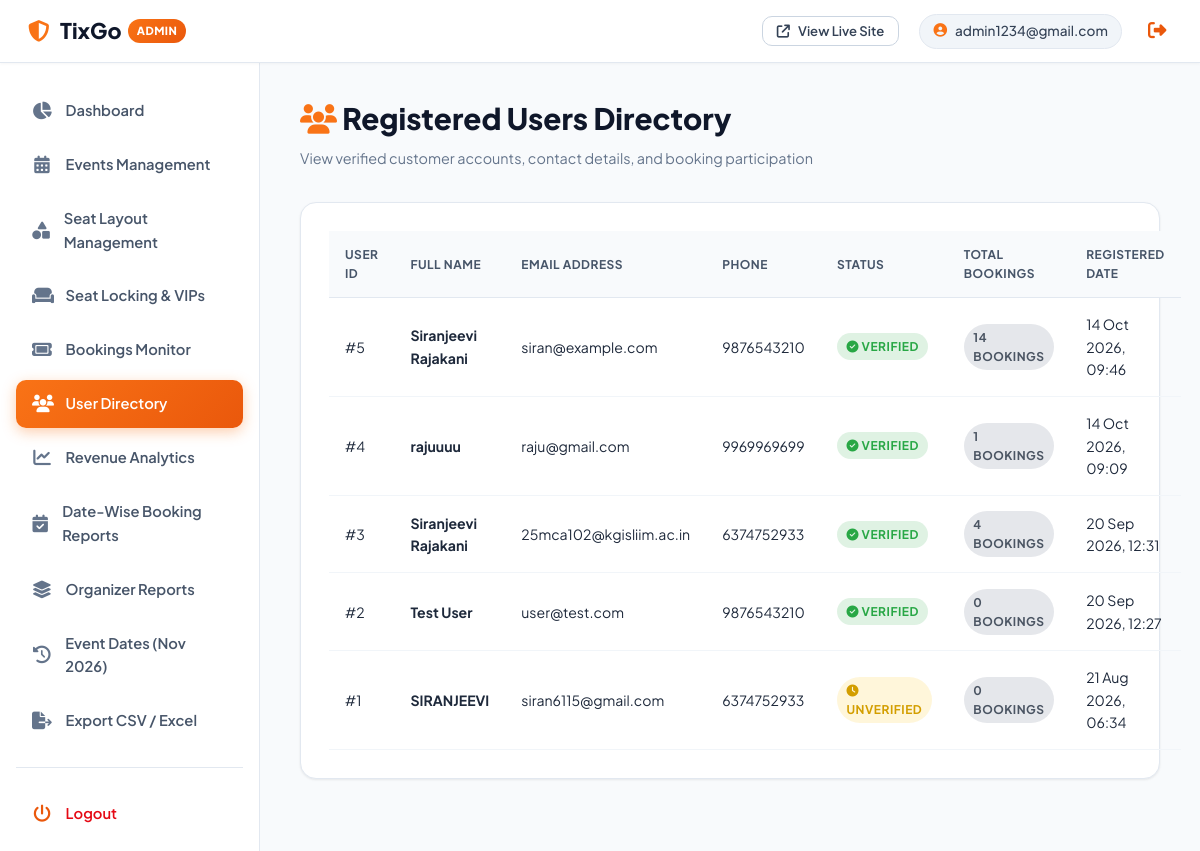
Screenshot of /admin/users (signed in) with the database file from the repository.
### models/admin.py (models this page shows, shortened)
class Admin(db.Model):
    __tablename__ = "admins"
    id = db.Column(db.Integer, primary_key=True)
    email = db.Column(db.String(150), unique=True, nullable=False, index=True)
    password_hash = db.Column(db.String(255), nullable=False)
    is_active = db.Column(db.Boolean, default=True, nullable=False)
    created_at = db.Column(db.DateTime, default=utcnow)

### models/user.py (models this page shows, shortened)
class User(db.Model):
    __tablename__ = "users"
    id = db.Column(db.Integer, primary_key=True)
    full_name = db.Column(db.String(100), nullable=False)
    email = db.Column(db.String(150), unique=True, nullable=False, index=True)
    password_hash = db.Column(db.String(255), nullable=False)
    phone = db.Column(db.String(20), nullable=False)
    is_verified = db.Column(db.Boolean, default=False, nullable=False)
    created_at = db.Column(db.DateTime, default=utcnow)
    updated_at = db.Column(db.DateTime, default=utcnow, onupdate=utcnow)
    bookings = db.relationship("Booking", backref="user", lazy=True, cascade="all, delete-orphan")
    otp_verifications = db.relationship("OTPVerification", backref="user", lazy=True, cascade="all, delete-orphan")
    seat_locks = db.relationship("SeatLock", backref="user", lazy=True)

### routes/admin_routes.py (the view)
@admin_bp.route("/admin/users")
@admin_required
def admin_users():
    users = User.query.order_by(User.created_at.desc()).all()
    return render_template("admin/users.html", users=users)

### utils/security.py (called while the page is built)
def admin_required(f):
    @wraps(f)
    def decorated_function(*args, **kwargs):
        if not session.get("admin_id"):
            if request.is_json or request.path.startswith("/api/"):
                return jsonify({"success": False, "message": "Admin authorization required."}), 403
            flash("Admin login required.", "danger")
            return redirect(url_for("admin.admin_login", next=request.url))
        return f(*args, **kwargs)
    return decorated_function

def get_current_user():
    user_id = session.get("user_id")
    if user_id:
        return db.session.get(User, user_id)
    return None

def get_current_admin():
    admin_id = session.get("admin_id")
    if admin_id:
        return db.session.get(Admin, admin_id)
    return None

### templates/admin/users.html (shortened to what this page needs)
{% extends "admin/base.html" %}
{% block content %}
<div class="admin-page-container">
    <div class="admin-page-header">
        <div>
            <h1><i class="fa-solid fa-users"></i> Registered Users Directory</h1>
            <p>View verified customer accounts, contact details, and booking participation</p>
        </div>
    </div>
    <div class="admin-panel-card">
        <div class="table-responsive">
            <table class="admin-table">
                <thead>
                    <tr>
                        <th>User ID</th>
                        <th>Full Name</th>
                        <th>Email Address</th>
                        <th>Phone</th>
                        <th>Status</th>
                        <th>Total Bookings</th>
                        <th>Registered Date</th>
                    </tr>
                </thead>
                <tbody>
                    {% if users %}
                        {% for u in users %}
                            <tr>
                                <td>#{{ u.id }}</td>
                                <td><strong>{{ u.full_name }}</strong></td>
                                <td>{{ u.email }}</td>
                                <td>{{ u.phone }}</td>
                                <td>
                                    {% if u.is_verified %}
                                        <span class="badge badge-success"><i class="fa-solid fa-circle-check"></i> Verified</span>
                                    {% else %}
                                        <span class="badge badge-warning"><i class="fa-solid fa-clock"></i> Unverified</span>
                                    {% endif %}
                                </td>
                                <td>
                                    <span class="badge badge-secondary">{{ u.bookings|length }} Bookings</span>
                                </td>
                                <td>{{ u.created_at.strftime('%d %b %Y, %H:%M') if u.created_at else 'N/A' }}</td>
                            </tr>
                        {% endfor %}
                    {% else %}
                        <tr>
                            <td colspan="7" class="text-center text-muted" style="padding: 2rem;">No registered users yet.</td>
                        </tr>
                    {% endif %}
                </tbody>
            </table>
        </div>
    </div>
</div>
{% endblock %}

### templates/admin/base.html (shortened to what this page needs)
<!DOCTYPE html>
<html lang="en">
<head>
    <link rel="stylesheet" href="https://cdnjs.cloudflare.com/ajax/libs/font-awesome/6.5.1/css/all.min.css">
    <link rel="stylesheet" href="{{ url_for('static', filename='css/style.css') }}">
    <link rel="stylesheet" href="{{ url_for('static', filename='css/admin.css') }}">
</head>
<body class="admin-body">
    <header class="admin-top-nav">
        <div class="admin-nav-left">
            <a href="{{ url_for('admin.admin_dashboard') }}" class="admin-brand">
                <span class="logo-icon"><i class="fa-solid fa-shield-halved"></i></span>
                <span class="admin-brand-text">TixGo <span class="badge badge-danger">Admin</span></span>
            </a>
        </div>
        <div class="admin-nav-right">
            <a href="{{ url_for('events.landing_page') }}" class="btn btn-outline btn-sm user-site-link" target="_blank">
                <i class="fa-solid fa-arrow-up-right-from-square"></i> View Live Site
            </a>
            <div class="admin-user-pill">
                <i class="fa-solid fa-circle-user"></i>
                <span>{{ current_admin.email if current_admin else 'Administrator' }}</span>
            </div>
            <a href="{{ url_for('admin.admin_logout') }}" class="admin-logout-btn" title="Sign Out">
                <i class="fa-solid fa-right-from-bracket"></i>
            </a>
        </div>
    </header>
    <div class="admin-layout">
        <aside class="admin-sidebar" id="adminSidebar">
            <nav class="sidebar-nav">
                <a href="{{ url_for('admin.admin_dashboard') }}" class="sidebar-link {% if request.endpoint == 'admin.admin_dashboard' %}active{% endif %}">
                    <i class="fa-solid fa-chart-pie"></i>
                    <span>Dashboard</span>
                </a>
                <a href="{{ url_for('admin.admin_events') }}" class="sidebar-link {% if request.endpoint in ('admin.admin_events', 'admin.admin_add_event', 'admin.admin_edit_event') %}active{% endif %}">
                    <i class="fa-solid fa-calendar-days"></i>
                    <span>Events Management</span>
                </a>
                <a href="{{ url_for('admin.admin_seat_layouts') }}" class="sidebar-link {% if request.endpoint in ('admin.admin_seat_layouts', 'admin.admin_event_layout_designer') %}active{% endif %}">
                    <i class="fa-solid fa-shapes"></i>
                    <span>Seat Layout Management</span>
                </a>
                <a href="{{ url_for('admin.admin_seats') }}" class="sidebar-link {% if request.endpoint in ('admin.admin_seats', 'admin.admin_event_seats') %}active{% endif %}">
                    <i class="fa-solid fa-couch"></i>
                    <span>Seat Locking & VIPs</span>
                </a>
                <a href="{{ url_for('admin.admin_bookings') }}" class="sidebar-link {% if request.endpoint == 'admin.admin_bookings' %}active{% endif %}">
                    <i class="fa-solid fa-ticket"></i>
                    <span>Bookings Monitor</span>
                </a>
                <a href="{{ url_for('admin.admin_users') }}" class="sidebar-link {% if request.endpoint == 'admin.admin_users' %}active{% endif %}">
                    <i class="fa-solid fa-users"></i>
                    <span>User Directory</span>
                </a>
                <a href="{{ url_for('admin.admin_revenue') }}" class="sidebar-link {% if request.endpoint == 'admin.admin_revenue' %}active{% endif %}">
                    <i class="fa-solid fa-chart-line"></i>
                    <span>Revenue Analytics</span>
                </a>
                <a href="{{ url_for('admin.admin_date_wise_reports') }}" class="sidebar-link {% if request.endpoint == 'admin.admin_date_wise_reports' %}active{% endif %}">
                    <i class="fa-solid fa-calendar-check"></i>
                    <span>Date-Wise Booking Reports</span>
                </a>
                <a href="{{ url_for('admin.admin_organizer_reports') }}" class="sidebar-link {% if request.endpoint == 'admin.admin_organizer_reports' %}active{% endif %}">
                    <i class="fa-solid fa-layer-group"></i>
                    <span>Organizer Reports</span>
                </a>
                <a href="{{ url_for('admin.admin_event_date_management') }}" class="sidebar-link {% if request.endpoint == 'admin.admin_event_date_management' %}active{% endif %}">
                    <i class="fa-solid fa-clock-rotate-left"></i>
                    <span>Event Dates (Nov 2026)</span>
                </a>
                <a href="{{ url_for('admin.admin_reports') }}" class="sidebar-link {% if request.endpoint == 'admin.admin_reports' %}active{% endif %}">
                    <i class="fa-solid fa-file-export"></i>
                    <span>Export CSV / Excel</span>
                </a>
                <hr class="sidebar-divider">
                <a href="{{ url_for('admin.admin_logout') }}" class="sidebar-link text-danger">
                    <i class="fa-solid fa-power-off"></i>
                    <span>Logout</span>
                </a>
            </nav>
        </aside>
        <main class="admin-main">
            {% block content %}{% endblock %}
        </main>
    </div>
</body>
</html>

### static/css/style.css (style rules this page uses)
:root { --primary: #E50914; --primary-hover: #c40812; --primary-light: rgba(229, 9, 20, 0.12); --secondary: #FFFFFF; --dark: #1F1F1F; --dark-surface: #141414; --dark-card: #181818; --dark-border: #2e2e2e; --bg-light: #F5F5F5; --bg-white: #FFFFFF; --text-main: #1F1F1F; --text-muted: #777777; --text-light: #F5F5F5; --border-color: #EEEEEE; --border-dark: #333333; --success: #28a745; --warning: #ffc107; --info: #0d6efd; --danger: #E50914; --font-main: 'Plus Jakarta Sans', -apple-system, BlinkMacSystemFont, 'Segoe UI', Roboto, sans-serif; --radius-sm: 6px; --radius-md: 10px; --radius-lg: 16px; --radius-full: 9999px; --shadow-sm: 0 2px 4px rgba(0,0,0,0.06); --shadow-md: 0 4px 12px rgba(0,0,0,0.08); --shadow-lg: 0 10px 25px rgba(0,0,0,0.12); --shadow-glow: 0 0 20px rgba(229, 9, 20, 0.35); --transition: all 0.25s cubic-bezier(0.4, 0, 0.2, 1); }
*, *::before, *::after { box-sizing: border-box; margin: 0; padding: 0; }
body { font-family: var(--font-main); background-color: var(--bg-light); color: var(--text-main); line-height: 1.6; min-height: 100vh; display: flex; flex-direction: column; -webkit-font-smoothing: antialiased; }
a { color: inherit; text-decoration: none; transition: var(--transition); }
.btn { display: inline-flex; align-items: center; justify-content: center; gap: 0.5rem; font-family: var(--font-main); font-weight: 600; font-size: 0.95rem; padding: 0.65rem 1.25rem; border-radius: var(--radius-sm); border: 1px solid transparent; cursor: pointer; transition: var(--transition); text-align: center; line-height: 1.2; }
.btn-outline { background-color: transparent; color: var(--dark); border-color: #d1d5db; }
.btn-sm { padding: 0.4rem 0.85rem; font-size: 0.85rem; }
.badge { display: inline-block; padding: 0.25rem 0.6rem; border-radius: var(--radius-full); font-size: 0.75rem; font-weight: 700; text-transform: uppercase; letter-spacing: 0.5px; }
.badge-success { background: rgba(40, 167, 69, 0.15); color: #28a745; }
.badge-danger { background: rgba(229, 9, 20, 0.15); color: #E50914; }
.badge-warning { background: rgba(255, 193, 7, 0.15); color: #d39e00; }
.badge-secondary { background: #e5e7eb; color: #4b5563; }
.text-danger { color: var(--danger) !important; }

### rows the page displays
Admin: email "admin1234@gmail.com"
User: id "5", full_name "Siranjeevi Rajakani", email "siran@example.com", phone "9876543210", is_verified True (drawn), bookings|length "14", created_at "14 Oct 2026, 09:46"
User: id "4", full_name "rajuuuu", email "raju@gmail.com", phone "9969969699", is_verified True (drawn), bookings|length "1", created_at "14 Oct 2026, 09:09"
User: id "3", full_name "Siranjeevi Rajakani", email "25mca102@kgisliim.ac.in", phone "6374752933", is_verified True (drawn), bookings|length "4", created_at "20 Sep 2026, 12:31"
User: id "2", full_name "Test User", email "user@test.com", phone "9876543210", is_verified True (drawn), bookings|length "0", created_at "20 Sep 2026, 12:27"
User: id "1", full_name "SIRANJEEVI", email "siran6115@gmail.com", phone "6374752933", is_verified False (drawn), bookings|length "0", created_at "21 Aug 2026, 06:34"
